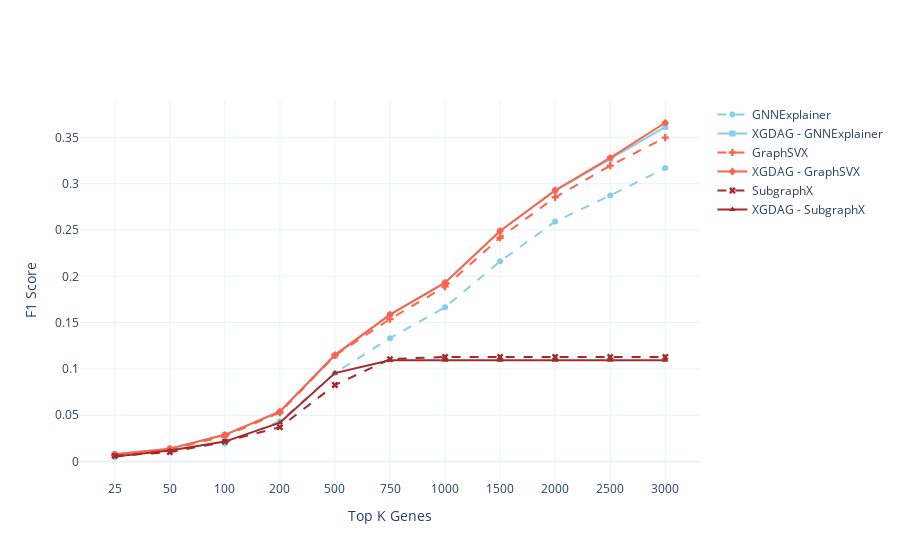
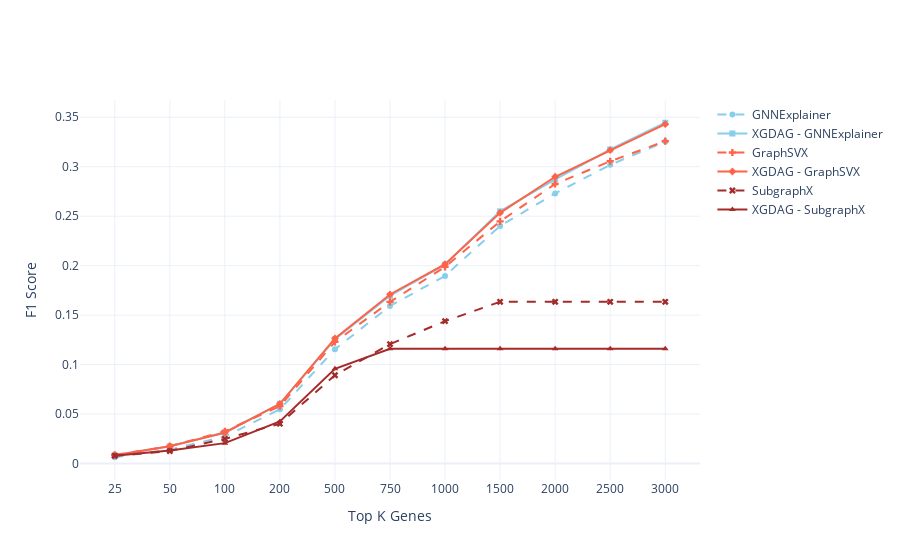
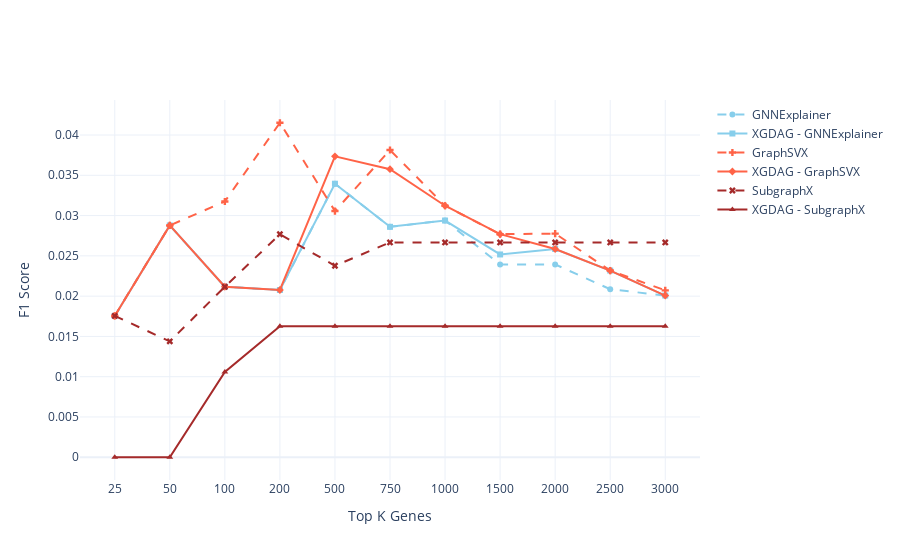
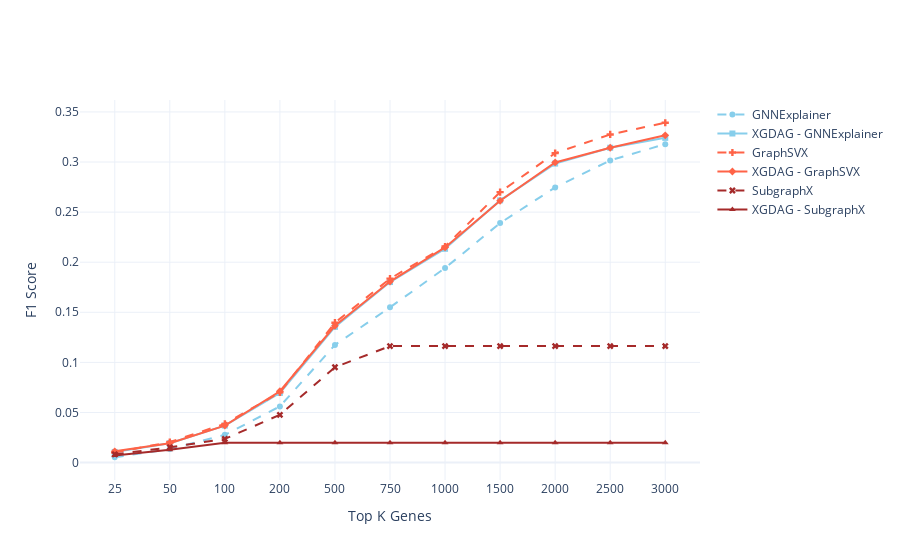

Notebook cell for these charts, in order:
### Markdown cell above
## Line Plots XAI Methods on DisGeNET

### Code cell
# LINEPLOTS
format = 'eps'
metric = 'F1'

metric_name_d = {
    'F1': 'F1 Score',
    'P': 'Precision',
    'R': 'Recall'
}

# DISEASE_NAMES = ['C0006142_Malignant_neoplasm_of_breast', 'C0009402_Colorectal_Carcinoma',\
#                  'C0023893_Liver_Cirrhosis_Experimental']

# COMPARE_METHODS = ["XGDAG - GNNExplainer",  "XGDAG - GraphSVX", "DIAMOnD", 'NIAPU']

DISEASE_NAMES.append(DISEASE_NAMES[0])

colors  = ['skyblue', 'tomato', 'brown', 'orange', 'green', 'seagreen']
markers = ['circle', 'square', 'cross', 'diamond', 'x', 'triangle-up', 'triangle-down', 'star']
styles 	= ['solid', 'dot', 'dash', 'longdash', 'dashdot', 'longdashdot']

for DISEASE_NAME in DISEASE_NAMES:
    print(DISEASE_NAME)

    fig = go.Figure()

    marker_idx  = 0
    color_idx   = 0
    for METHOD in XAI_METHODS:
        fig.add_trace(go.Scatter(
            y = disease_method_metric_d[DISEASE_NAME][METHOD][metric],
            x = [str(x) for x in ratios_to_validate],
            name = METHOD,
            line = dict(
                color = colors[color_idx],
                dash = 'solid' if 'XGDAG' in METHOD else 'dash'
            ),
            marker = dict(
                symbol = markers[marker_idx]
            )
        ))
        
        if 'XGDAG' in METHOD: color_idx += 1
        marker_idx  += 1
        
    fig.update_layout(xaxis_title='Top K Genes',
                   yaxis_title=metric_name_d[metric],
                   template='plotly_white')
                   
    fig.show()
    # uncomment to save images
    # pio.write_image(fig, 'Images/XAI/'+DISEASE_NAME+'_'+metric+'.'+format, scale=1)

### Figure 1 — Plotly figure (JSON) as saved in the notebook; plotly's stock layout.template omitted (floating-point values rounded to 4 significant figures)
{"data": [{"line": {"color": "skyblue", "dash": "dash"}, "marker": {"symbol": "circle"}, "name": "GNNExplainer", "type": "scatter", "x": ["25", "50", "100", "200", "500", "750", "1000", "1500", "2000", "2500", "3000"], "y": [0.004694, 0.01207, 0.01966, 0.04349, 0.09556, 0.1333, 0.1666, 0.2162, 0.259, 0.2873, 0.3168]}, {"line": {"color": "skyblue", "dash": "solid"}, "marker": {"symbol": "square"}, "name": "XGDAG - GNNExplainer", "type": "scatter", "x": ["25", "50", "100", "200", "500", "750", "1000", "1500", "2000", "2500", "3000"], "y": [0.007823, 0.01401, 0.02891, 0.05371, 0.1142, 0.1586, 0.1932, 0.2489, 0.292, 0.3268, 0.3613]}, {"line": {"color": "tomato", "dash": "dash"}, "marker": {"symbol": "cross"}, "name": "GraphSVX", "type": "scatter", "x": ["25", "50", "100", "200", "500", "750", "1000", "1500", "2000", "2500", "3000"], "y": [0.007432, 0.01323, 0.02737, 0.05295, 0.1145, 0.1538, 0.1889, 0.2417, 0.2853, 0.3195, 0.3497]}, {"line": {"color": "tomato", "dash": "solid"}, "marker": {"symbol": "diamond"}, "name": "XGDAG - GraphSVX", "type": "scatter", "x": ["25", "50", "100", "200", "500", "750", "1000", "1500", "2000", "2500", "3000"], "y": [0.007823, 0.01401, 0.02891, 0.05408, 0.1152, 0.1586, 0.1932, 0.2489, 0.2929, 0.3279, 0.3657]}, {"line": {"color": "brown", "dash": "dash"}, "marker": {"symbol": "x"}, "name": "SubgraphX", "type": "scatter", "x": ["25", "50", "100", "200", "500", "750", "1000", "1500", "2000", "2500", "3000"], "y": [0.006259, 0.01012, 0.02159, 0.03707, 0.08268, 0.1107, 0.1129, 0.1129, 0.1129, 0.1129, 0.1129]}, {"line": {"color": "brown", "dash": "solid"}, "marker": {"symbol": "triangle-up"}, "name": "XGDAG - SubgraphX", "type": "scatter", "x": ["25", "50", "100", "200", "500", "750", "1000", "1500", "2000", "2500", "3000"], "y": [0.005476, 0.01207, 0.02159, 0.04198, 0.09556, 0.1094, 0.1094, 0.1094, 0.1094, 0.1094, 0.1094]}], "layout": {"xaxis": {"title": {"text": "Top K Genes"}}, "yaxis": {"title": {"text": "F1 Score"}}}}

### Figure 2 — Plotly figure (JSON) as saved in the notebook; plotly's stock layout.template omitted (floating-point values rounded to 4 significant figures)
{"data": [{"line": {"color": "skyblue", "dash": "dash"}, "marker": {"symbol": "circle"}, "name": "GNNExplainer", "type": "scatter", "x": ["25", "50", "100", "200", "500", "750", "1000", "1500", "2000", "2500", "3000"], "y": [0.006346, 0.01407, 0.02733, 0.05478, 0.1155, 0.1593, 0.1897, 0.2401, 0.2731, 0.3019, 0.3255]}, {"line": {"color": "skyblue", "dash": "solid"}, "marker": {"symbol": "square"}, "name": "XGDAG - GNNExplainer", "type": "scatter", "x": ["25", "50", "100", "200", "500", "750", "1000", "1500", "2000", "2500", "3000"], "y": [0.008299, 0.01747, 0.03164, 0.06039, 0.1255, 0.1696, 0.2011, 0.2548, 0.2872, 0.3174, 0.3445]}, {"line": {"color": "tomato", "dash": "dash"}, "marker": {"symbol": "cross"}, "name": "GraphSVX", "type": "scatter", "x": ["25", "50", "100", "200", "500", "750", "1000", "1500", "2000", "2500", "3000"], "y": [0.008787, 0.01747, 0.0326, 0.05805, 0.1229, 0.1634, 0.1987, 0.2448, 0.2826, 0.3055, 0.3258]}, {"line": {"color": "tomato", "dash": "solid"}, "marker": {"symbol": "diamond"}, "name": "XGDAG - GraphSVX", "type": "scatter", "x": ["25", "50", "100", "200", "500", "750", "1000", "1500", "2000", "2500", "3000"], "y": [0.008299, 0.01747, 0.03116, 0.06039, 0.1264, 0.1709, 0.2015, 0.2534, 0.2899, 0.3168, 0.343]}, {"line": {"color": "brown", "dash": "dash"}, "marker": {"symbol": "x"}, "name": "SubgraphX", "type": "scatter", "x": ["25", "50", "100", "200", "500", "750", "1000", "1500", "2000", "2500", "3000"], "y": [0.007811, 0.01262, 0.02493, 0.04026, 0.08924, 0.1207, 0.1439, 0.1635, 0.1635, 0.1635, 0.1635]}, {"line": {"color": "brown", "dash": "solid"}, "marker": {"symbol": "triangle-up"}, "name": "XGDAG - SubgraphX", "type": "scatter", "x": ["25", "50", "100", "200", "500", "750", "1000", "1500", "2000", "2500", "3000"], "y": [0.007811, 0.0131, 0.02061, 0.0426, 0.0958, 0.116, 0.116, 0.116, 0.116, 0.116, 0.116]}], "layout": {"xaxis": {"title": {"text": "Top K Genes"}}, "yaxis": {"title": {"text": "F1 Score"}}}}

### Figure 3 — Plotly figure (JSON) as saved in the notebook; plotly's stock layout.template omitted (floating-point values rounded to 4 significant figures)
{"data": [{"line": {"color": "skyblue", "dash": "dash"}, "marker": {"symbol": "circle"}, "name": "GNNExplainer", "type": "scatter", "x": ["25", "50", "100", "200", "500", "750", "1000", "1500", "2000", "2500", "3000"], "y": [0.01754, 0.02878, 0.02116, 0.02076, 0.03396, 0.02861, 0.02938, 0.02391, 0.02393, 0.02086, 0.02007]}, {"line": {"color": "skyblue", "dash": "solid"}, "marker": {"symbol": "square"}, "name": "XGDAG - GNNExplainer", "type": "scatter", "x": ["25", "50", "100", "200", "500", "750", "1000", "1500", "2000", "2500", "3000"], "y": [0.01754, 0.02878, 0.02116, 0.02076, 0.03396, 0.02861, 0.02938, 0.02517, 0.02585, 0.02317, 0.02007]}, {"line": {"color": "tomato", "dash": "dash"}, "marker": {"symbol": "cross"}, "name": "GraphSVX", "type": "scatter", "x": ["25", "50", "100", "200", "500", "750", "1000", "1500", "2000", "2500", "3000"], "y": [0.01754, 0.02878, 0.03175, 0.04152, 0.03056, 0.03814, 0.03122, 0.02769, 0.02776, 0.02317, 0.02072]}, {"line": {"color": "tomato", "dash": "solid"}, "marker": {"symbol": "diamond"}, "name": "XGDAG - GraphSVX", "type": "scatter", "x": ["25", "50", "100", "200", "500", "750", "1000", "1500", "2000", "2500", "3000"], "y": [0.01754, 0.02878, 0.02116, 0.02076, 0.03735, 0.03576, 0.03122, 0.02769, 0.02585, 0.02317, 0.02007]}, {"line": {"color": "brown", "dash": "dash"}, "marker": {"symbol": "x"}, "name": "SubgraphX", "type": "scatter", "x": ["25", "50", "100", "200", "500", "750", "1000", "1500", "2000", "2500", "3000"], "y": [0.01754, 0.01439, 0.02116, 0.02768, 0.02377, 0.02667, 0.02667, 0.02667, 0.02667, 0.02667, 0.02667]}, {"line": {"color": "brown", "dash": "solid"}, "marker": {"symbol": "triangle-up"}, "name": "XGDAG - SubgraphX", "type": "scatter", "x": ["25", "50", "100", "200", "500", "750", "1000", "1500", "2000", "2500", "3000"], "y": [0, 0, 0.01058, 0.01626, 0.01626, 0.01626, 0.01626, 0.01626, 0.01626, 0.01626, 0.01626]}], "layout": {"xaxis": {"title": {"text": "Top K Genes"}}, "yaxis": {"title": {"text": "F1 Score"}}}}

### Figure 4 — Plotly figure (JSON) as saved in the notebook; plotly's stock layout.template omitted (floating-point values rounded to 4 significant figures)
{"data": [{"line": {"color": "skyblue", "dash": "dash"}, "marker": {"symbol": "circle"}, "name": "GNNExplainer", "type": "scatter", "x": ["25", "50", "100", "200", "500", "750", "1000", "1500", "2000", "2500", "3000"], "y": [0.005305, 0.01346, 0.02768, 0.05605, 0.1174, 0.1549, 0.1941, 0.2391, 0.2746, 0.3016, 0.3178]}, {"line": {"color": "skyblue", "dash": "solid"}, "marker": {"symbol": "square"}, "name": "XGDAG - GNNExplainer", "type": "scatter", "x": ["25", "50", "100", "200", "500", "750", "1000", "1500", "2000", "2500", "3000"], "y": [0.01061, 0.01931, 0.03691, 0.06951, 0.1355, 0.1802, 0.2134, 0.2617, 0.2984, 0.3142, 0.3241]}, {"line": {"color": "tomato", "dash": "dash"}, "marker": {"symbol": "cross"}, "name": "GraphSVX", "type": "scatter", "x": ["25", "50", "100", "200", "500", "750", "1000", "1500", "2000", "2500", "3000"], "y": [0.01002, 0.02048, 0.03864, 0.07007, 0.1396, 0.1836, 0.2157, 0.2699, 0.3089, 0.3275, 0.3392]}, {"line": {"color": "tomato", "dash": "solid"}, "marker": {"symbol": "diamond"}, "name": "XGDAG - GraphSVX", "type": "scatter", "x": ["25", "50", "100", "200", "500", "750", "1000", "1500", "2000", "2500", "3000"], "y": [0.0112, 0.01931, 0.03691, 0.07119, 0.1365, 0.1807, 0.2147, 0.2613, 0.2996, 0.3142, 0.3266]}, {"line": {"color": "brown", "dash": "dash"}, "marker": {"symbol": "x"}, "name": "SubgraphX", "type": "scatter", "x": ["25", "50", "100", "200", "500", "750", "1000", "1500", "2000", "2500", "3000"], "y": [0.008252, 0.01521, 0.02364, 0.04765, 0.09514, 0.1163, 0.1163, 0.1163, 0.1163, 0.1163, 0.1163]}, {"line": {"color": "brown", "dash": "solid"}, "marker": {"symbol": "triangle-up"}, "name": "XGDAG - SubgraphX", "type": "scatter", "x": ["25", "50", "100", "200", "500", "750", "1000", "1500", "2000", "2500", "3000"], "y": [0.007073, 0.01287, 0.01973, 0.01973, 0.01973, 0.01973, 0.01973, 0.01973, 0.01973, 0.01973, 0.01973]}], "layout": {"xaxis": {"title": {"text": "Top K Genes"}}, "yaxis": {"title": {"text": "F1 Score"}}}}
